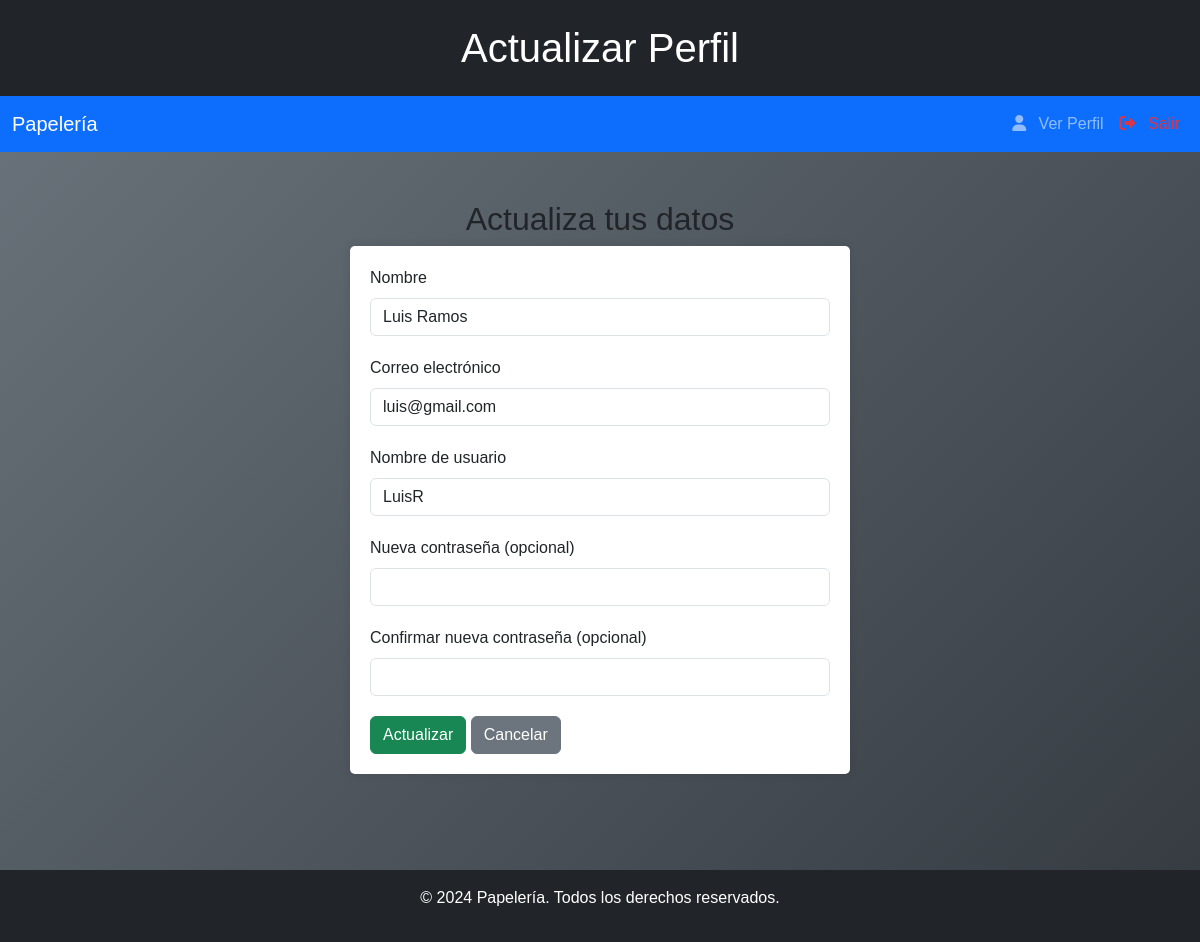
Page /actualizar.php (signed in) on the committed database.
### tables this page shows
CREATE TABLE `usuarios` (
  `id_usuario` int(11) NOT NULL,
  `nombre` varchar(255) NOT NULL,
  `email` varchar(255) NOT NULL,
  `usuario` varchar(255) NOT NULL,
  `password_hash` varchar(255) NOT NULL,
  `id_rol` int(11) DEFAULT NULL,
  `fecha_registro` datetime DEFAULT current_timestamp(),
  `estado` enum('activo','inactivo') DEFAULT 'activo'
);

### actualizar.php (the view, shortened to what this page needs)
<?php
include('conexion.php');
$user_id = $_SESSION['user_id'];
$query = "SELECT u.nombre, u.email, u.usuario
          FROM usuarios u
          WHERE u.id_usuario = ?";
$stmt = $conn->prepare($query);
$stmt->bind_param("i", $user_id);
$stmt->execute();
$stmt->store_result();
$stmt->bind_result($nombre, $email, $usuario);
?>
<!DOCTYPE html>
<html lang="es">
<head>
    <link href="https://cdn.jsdelivr.net/npm/bootstrap@5.3.0/dist/css/bootstrap.min.css" rel="stylesheet">
    <link rel="stylesheet" href="https://cdnjs.cloudflare.com/ajax/libs/font-awesome/6.0.0-beta3/css/all.min.css">
    <link rel="stylesheet" href="styles.css">
</head>
<body>
    <header class="bg-dark text-white text-center py-4">
        <h1>Actualizar Perfil</h1>
    </header>
    <nav class="navbar navbar-expand-lg navbar-dark bg-primary">
        <div class="container-fluid">
            <a class="navbar-brand" href="interfaztrabajador.php">Papelería</a>
            <div class="collapse navbar-collapse" id="navbarNav">
                <ul class="navbar-nav ms-auto">
                    <li class="nav-item"><a class="nav-link" href="perfil.php"><i class="fas fa-user"></i> Ver Perfil</a></li>
                    <li class="nav-item"><a class="nav-link text-danger" href="logout.php"><i class="fas fa-sign-out-alt"></i> Salir</a></li>
                </ul>
            </div>
        </div>
    </nav>
    <div class="container my-5 form-container">
        <h2>Actualiza tus datos</h2>
        <form method="POST">
            <div class="mb-3">
                <label for="nombre" class="form-label">Nombre</label>
                <input type="text" class="form-control" id="nombre" name="nombre" value="<?php echo htmlspecialchars($nombre); ?>" required>
            </div>
            <div class="mb-3">
                <label for="email" class="form-label">Correo electrónico</label>
                <input type="email" class="form-control" id="email" name="email" value="<?php echo htmlspecialchars($email); ?>" required>
            </div>
            <div class="mb-3">
                <label for="usuario" class="form-label">Nombre de usuario</label>
                <input type="text" class="form-control" id="usuario" name="usuario" value="<?php echo htmlspecialchars($usuario); ?>" required>
            </div>
            <div class="mb-3">
                <label for="password" class="form-label">Nueva contraseña (opcional)</label>
                <input type="password" class="form-control" id="password" name="password">
            </div>
            <div class="mb-3">
                <label for="confirm_password" class="form-label">Confirmar nueva contraseña (opcional)</label>
                <input type="password" class="form-control" id="confirm_password" name="confirm_password">
            </div>
            <button type="submit" class="btn btn-success">Actualizar</button>
            <a href="perfil.php" class="btn btn-secondary">Cancelar</a>
        </form>
    </div>
    <footer class="bg-dark text-white text-center py-3 mt-5">
        <p>&copy; 2024 Papelería. Todos los derechos reservados.</p>
    </footer>
</body>
</html>

### styles.css (style rules this page uses)
html, body { height: 100%; margin: 0; padding: 0; font-family: Arial, sans-serif; background: linear-gradient(135deg, #6c757d, #343a40); background-size: cover; display: flex; flex-direction: column; }
header { background-color: #4CAF50; color: white; text-align: center; padding: 1em; }
h1, h3 { margin: 0; }
h2 { text-align: center; }
p { text-align: center; }
form { background-color: white; padding: 20px; border-radius: 5px; box-shadow: 0 0 10px rgba(0, 0, 0, 0.1); max-width: 500px; margin: 0 auto; }
form label { display: block; margin-bottom: 8px; }
form input, form select { width: 100%; padding: 8px; margin-bottom: 20px; border-radius: 5px; border: 1px solid #ccc; }
footer { text-align: center; padding: 1em; background-color: #4CAF50; color: white; position: relative; width: 100%; bottom: 0; margin-top: auto; }
.fas { margin-right: 8px; }

### actualizar.php (style rules this page uses)
.form-container { max-width: 600px; margin: 0 auto; }

### rows in the picture
usuarios: nombre "Luis Ramos", email "luis@gmail.com", usuario "LuisR"
